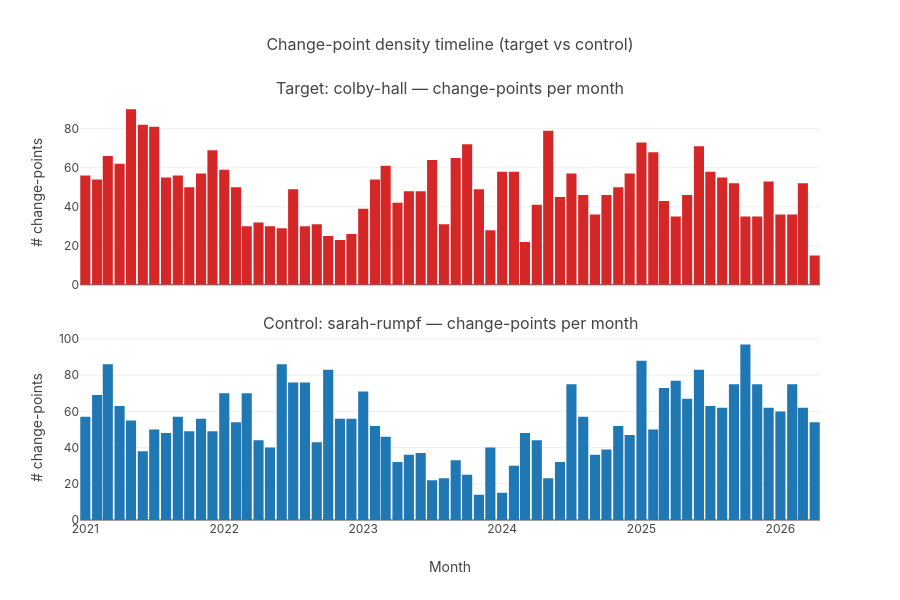

The cell this chart's notebook holds for it:
### Code cell
"""Side-by-side change-point timelines: target vs control.

Each subplot shows monthly change-point counts (per the cached `_changepoints.json`
artifacts). Vertical separation makes it clear whether the target's burst pattern
is mirrored by the control or is genuinely anomalous.
"""

import plotly.graph_objects as go
import polars as pl
from plotly.subplots import make_subplots

from forensics.utils.charts import register_forensics_template

register_forensics_template()


def _monthly_cp_counts(slug: str) -> pl.DataFrame:
    p = paths.changepoints_json(slug)
    if not p.is_file():
        return pl.DataFrame({"month": [], "n": []})
    rows = json.loads(p.read_text(encoding="utf-8"))
    if not rows:
        return pl.DataFrame({"month": [], "n": []})
    return (
        pl.DataFrame(rows)
        .with_columns(
            pl.col("timestamp")
            .str.to_datetime(format="%Y-%m-%dT%H:%M:%S%#z", strict=False)
            .dt.replace_time_zone(None)
            .dt.truncate("1mo")
            .alias("month")
        )
        .group_by("month")
        .agg(pl.len().alias("n"))
        .sort("month")
    )


target_cp = _monthly_cp_counts(target_slug)
control_cp = _monthly_cp_counts(control_slug)

fig = make_subplots(
    rows=2,
    cols=1,
    shared_xaxes=True,
    subplot_titles=(
        f"Target: {target_slug} — change-points per month",
        f"Control: {control_slug} — change-points per month",
    ),
    vertical_spacing=0.12,
)
if not target_cp.is_empty():
    fig.add_trace(
        go.Bar(
            x=target_cp["month"].to_list(),
            y=target_cp["n"].to_list(),
            name=target_slug,
            marker_color="#d62728",
        ),
        row=1,
        col=1,
    )
if not control_cp.is_empty():
    fig.add_trace(
        go.Bar(
            x=control_cp["month"].to_list(),
            y=control_cp["n"].to_list(),
            name=control_slug,
            marker_color="#1f77b4",
        ),
        row=2,
        col=1,
    )
fig.update_layout(
    title="Change-point density timeline (target vs control)",
    height=600,
    showlegend=False,
    bargap=0.05,
)
fig.update_xaxes(title_text="Month", row=2, col=1)
fig.update_yaxes(title_text="# change-points", row=1, col=1)
fig.update_yaxes(title_text="# change-points", row=2, col=1)
fig.show()

### Figure 1 — Plotly figure (JSON) as saved in the notebook; plotly's stock layout.template omitted (floating-point values rounded to 4 significant figures)
{"data": [{"marker": {"color": "#d62728"}, "name": "colby-hall", "type": "bar", "x": ["2021-01-01T00:00:00", "2021-02-01T00:00:00", "2021-03-01T00:00:00", "2021-04-01T00:00:00", "2021-05-01T00:00:00", "2021-06-01T00:00:00", "2021-07-01T00:00:00", "2021-08-01T00:00:00", "2021-09-01T00:00:00", "2021-10-01T00:00:00", "2021-11-01T00:00:00", "2021-12-01T00:00:00", "2022-01-01T00:00:00", "2022-02-01T00:00:00", "2022-03-01T00:00:00", "2022-04-01T00:00:00", "2022-05-01T00:00:00", "2022-06-01T00:00:00", "2022-07-01T00:00:00", "2022-08-01T00:00:00", "2022-09-01T00:00:00", "2022-10-01T00:00:00", "2022-11-01T00:00:00", "2022-12-01T00:00:00", "2023-01-01T00:00:00", "2023-02-01T00:00:00", "2023-03-01T00:00:00", "2023-04-01T00:00:00", "2023-05-01T00:00:00", "2023-06-01T00:00:00", "2023-07-01T00:00:00", "2023-08-01T00:00:00", "2023-09-01T00:00:00", "2023-10-01T00:00:00", "2023-11-01T00:00:00", "2023-12-01T00:00:00", "2024-01-01T00:00:00", "2024-02-01T00:00:00", "2024-03-01T00:00:00", "2024-04-01T00:00:00", "2024-05-01T00:00:00", "2024-06-01T00:00:00", "2024-07-01T00:00:00", "2024-08-01T00:00:00", "2024-09-01T00:00:00", "2024-10-01T00:00:00", "2024-11-01T00:00:00", "2024-12-01T00:00:00", "2025-01-01T00:00:00", "2025-02-01T00:00:00", "2025-03-01T00:00:00", "2025-04-01T00:00:00", "2025-05-01T00:00:00", "2025-06-01T00:00:00", "2025-07-01T00:00:00", "2025-08-01T00:00:00", "2025-09-01T00:00:00", "2025-10-01T00:00:00", "2025-11-01T00:00:00", "2025-12-01T00:00:00", "2026-01-01T00:00:00", "2026-02-01T00:00:00", "2026-03-01T00:00:00", "2026-04-01T00:00:00"], "xaxis": "x", "y": [56, 54, 66, 62, 90, 82, 81, 55, 56, 50, 57, 69, 59, 50, 30, 32, 30, 29, 49, 30, 31, 25, 23, 26, 39, 54, 61, 42, 48, 48, 64, 31, 65, 72, 49, 28, 58, 58, 22, 41, 79, 45, 57, 46, 36, 46, 50, 57, 73, 68, 43, 35, 46, 71, 58, 55, 52, 35, 35, 53, 36, 36, 52, 15], "yaxis": "y"}, {"marker": {"color": "#1f77b4"}, "name": "sarah-rumpf", "type": "bar", "x": ["2021-01-01T00:00:00", "2021-02-01T00:00:00", "2021-03-01T00:00:00", "2021-04-01T00:00:00", "2021-05-01T00:00:00", "2021-06-01T00:00:00", "2021-07-01T00:00:00", "2021-08-01T00:00:00", "2021-09-01T00:00:00", "2021-10-01T00:00:00", "2021-11-01T00:00:00", "2021-12-01T00:00:00", "2022-01-01T00:00:00", "2022-02-01T00:00:00", "2022-03-01T00:00:00", "2022-04-01T00:00:00", "2022-05-01T00:00:00", "2022-06-01T00:00:00", "2022-07-01T00:00:00", "2022-08-01T00:00:00", "2022-09-01T00:00:00", "2022-10-01T00:00:00", "2022-11-01T00:00:00", "2022-12-01T00:00:00", "2023-01-01T00:00:00", "2023-02-01T00:00:00", "2023-03-01T00:00:00", "2023-04-01T00:00:00", "2023-05-01T00:00:00", "2023-06-01T00:00:00", "2023-07-01T00:00:00", "2023-08-01T00:00:00", "2023-09-01T00:00:00", "2023-10-01T00:00:00", "2023-11-01T00:00:00", "2023-12-01T00:00:00", "2024-01-01T00:00:00", "2024-02-01T00:00:00", "2024-03-01T00:00:00", "2024-04-01T00:00:00", "2024-05-01T00:00:00", "2024-06-01T00:00:00", "2024-07-01T00:00:00", "2024-08-01T00:00:00", "2024-09-01T00:00:00", "2024-10-01T00:00:00", "2024-11-01T00:00:00", "2024-12-01T00:00:00", "2025-01-01T00:00:00", "2025-02-01T00:00:00", "2025-03-01T00:00:00", "2025-04-01T00:00:00", "2025-05-01T00:00:00", "2025-06-01T00:00:00", "2025-07-01T00:00:00", "2025-08-01T00:00:00", "2025-09-01T00:00:00", "2025-10-01T00:00:00", "2025-11-01T00:00:00", "2025-12-01T00:00:00", "2026-01-01T00:00:00", "2026-02-01T00:00:00", "2026-03-01T00:00:00", "2026-04-01T00:00:00"], "xaxis": "x2", "y": [57, 69, 86, 63, 55, 38, 50, 48, 57, 49, 56, 49, 70, 54, 70, 44, 40, 86, 76, 76, 43, 83, 56, 56, 71, 52, 46, 32, 36, 37, 22, 23, 33, 25, 14, 40, 15, 30, 48, 44, 23, 32, 75, 57, 36, 39, 52, 47, 88, 50, 73, 77, 67, 83, 63, 62, 75, 97, 75, 62, 60, 75, 62, 54], "yaxis": "y2"}], "layout": {"annotations": [{"font": {"size": 16}, "showarrow": false, "text": "Target: colby-hall — change-points per month", "x": 0.5, "xanchor": "center", "xref": "paper", "y": 1.0, "yanchor": "bottom", "yref": "paper"}, {"font": {"size": 16}, "showarrow": false, "text": "Control: sarah-rumpf — change-points per month", "x": 0.5, "xanchor": "center", "xref": "paper", "y": 0.44, "yanchor": "bottom", "yref": "paper"}], "bargap": 0.05, "height": 600, "showlegend": false, "title": {"text": "Change-point density timeline (target vs control)"}, "xaxis": {"anchor": "y", "domain": [0.0, 1.0], "matches": "x2", "showticklabels": false}, "xaxis2": {"anchor": "y2", "domain": [0.0, 1.0], "title": {"text": "Month"}}, "yaxis": {"anchor": "x", "domain": [0.56, 1.0], "title": {"text": "# change-points"}}, "yaxis2": {"anchor": "x2", "domain": [0.0, 0.44], "title": {"text": "# change-points"}}}}
